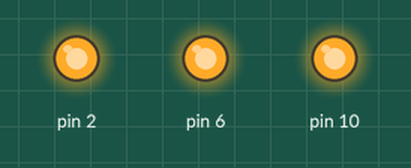
A sketch run on a simulated Arduino Uno, built with avr-gcc and run on an emulated ATmega328P. On the bench: output pins drawn as LEDs (lit = HIGH).

Above: at 0.5 s.
At 3.5 s:
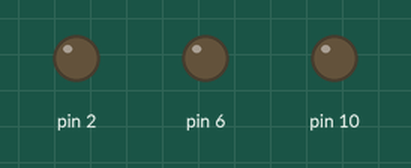
Timing chart, 0 to 4.6 s (numbered marks = the images above):
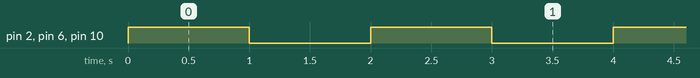

The sketch:

10_16520446_02c.ino
```cpp
void setup()
{
  pinMode(2, OUTPUT);
  pinMode(6, OUTPUT);
  pinMode(10, OUTPUT);
}

void loop()
{
  digitalWrite(6, HIGH);
  digitalWrite(2, HIGH);
  digitalWrite(10, HIGH);
  delay(1000);
  digitalWrite(6, LOW);
  digitalWrite(2, LOW);
  digitalWrite(10, LOW);
  delay(1000);
}
```

Measured:
- by itself, pin 2, pin 6, pin 10: alternates HIGH for 1.0 s and LOW for 1.0 s
